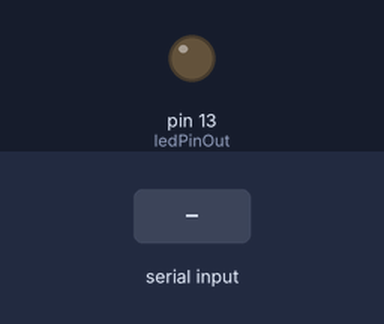
This sketch was run on a simulated Arduino Uno, built with avr-gcc and run on an emulated ATmega328P. Parts: output pins drawn as LEDs (lit = HIGH). The test bench sets the inputs (shaded band).

Above: at 1.2 s.
1.3 s: "90 45\n" received over Serial
At 1.7 s:
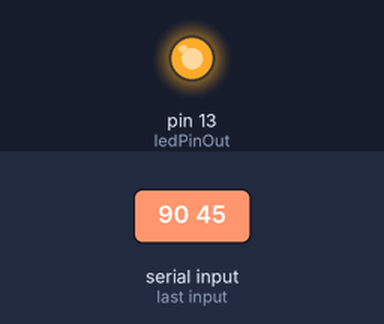
Timing chart, 0 to 10.3 s (numbered marks = the images above; inputs shaded):
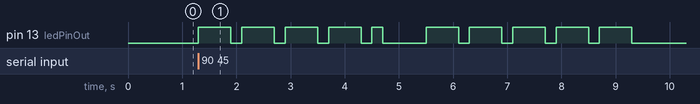

Measured:
- after the input at 1.3 s, pin 13 (ledPinOut): goes 4 × (HIGH 0.60 s, LOW 0.20 s), HIGH 0.20 s, LOW 0.80 s, 4 × (HIGH 0.60 s, LOW 0.20 s), HIGH 0.60 s, then LOW, starting at once

The sketch:

main.ino
```cpp
// There are no official way to separate lowercase and uppercase in Morse Code.

const int ledPinOut = 13; // Set your desired pin...
const int dotDelay = 200; // Set dot delay.
const int dashDelay = 600; // Set dash delay.
const int gapBetweenChar = 600; // Set char gap delay.
const int whiteSpaceDelay = 800; // Set white space delay.

char* letters[] = {
  ".-", "-...", "-.-.", "-..", ".", "..-.", "--.", "....", "..",    // A-I
  ".---", "-.-", ".-..", "--", "-.", "---", ".--.", "--.-", ".-.",  // J-R
  "...", "-", "..-", "...-", ".--", "-..-", "-.--", "--.."          // S-Z
};

char* numbers[] = {
  "-----", ".----", "..---", "...--", "....-", ".....", "-....", "--...", "---..", "----."
};

void flashSequence(char* sequence) {
  int i = 0;

  while (sequence[i] != NULL) {
    flashDotOrDash(sequence[i]);
    i++;
  }

  delay(gapBetweenChar); // Gaps between letters/numbers
}

void flashDotOrDash(char dotOrDash) {
  digitalWrite(ledPinOut, HIGH);

  if (dotOrDash == '.') {
    delay(dotDelay);
  }
  else {
    delay(dashDelay);
  }

  digitalWrite(ledPinOut, LOW);

  delay(dotDelay); // Gaps between flashes
}

void setup() {
  pinMode(ledPinOut, OUTPUT);
  Serial.begin(9600);
}

void loop() {
  char characters;

  // Check Buffer.
  if (Serial.available() > 0) {
    characters = Serial.read();

    // Lower Case
    if (characters >= 'a' && characters <= 'z') {
      flashSequence(letters[characters - 'a']);
    }
    // Upper Case
    else if (characters >= 'A' && characters <= 'Z') {
      flashSequence(letters[characters - 'A']);
    }
    // Numbers
    else if (characters >= '0' && characters <= '9') {
      flashSequence(numbers[characters - '0']);
    }
    // White Space
    else if (characters == ' ') {
      delay(whiteSpaceDelay);
    }

  }
}
```
